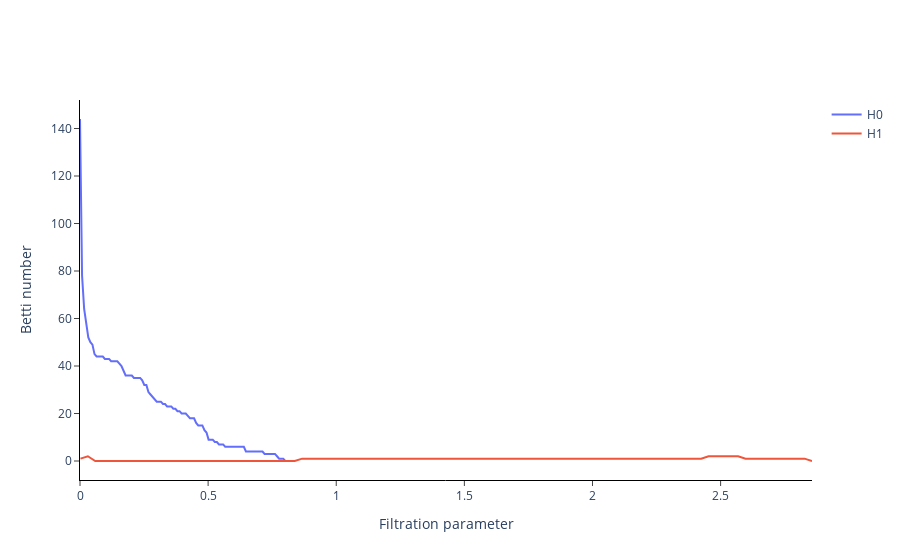

Notebook code for this chart:
### Markdown cell above
Let $D$ be a PD. *Betti Curve* is a function $\beta_{D}: \mathbb{R} \rightarrow \mathbb{N}$ whose value $s \in \mathbb{R}$ is the number, counted with multiplicity, of points $(b_i , d_i)$ such that $b_i \leq s < d_i$.

### Code cell
betti_curve_extractor = BettiCurve()
sample_betti_curve = betti_curve_extractor.fit_transform([sample_pd])[0]
betti_curve_extractor.plot([sample_betti_curve])
